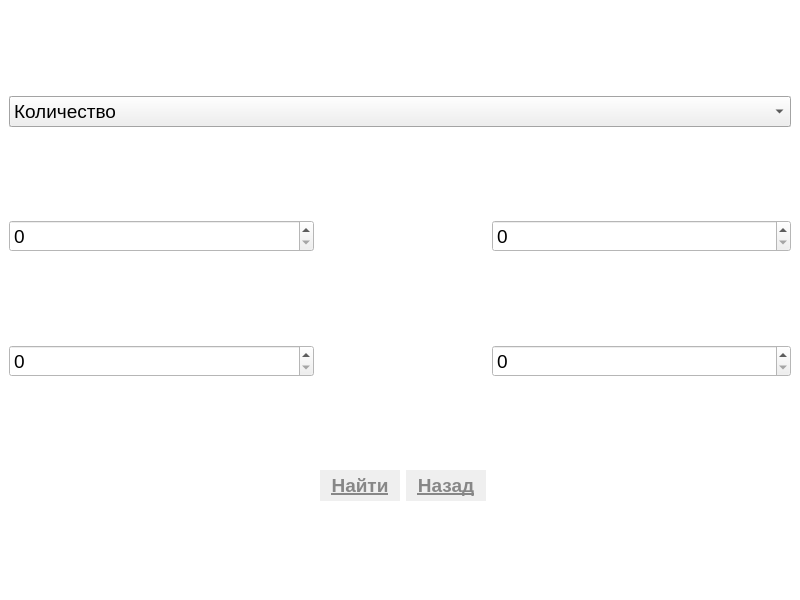
<?xml version="1.0" encoding="UTF-8"?>
<ui version="4.0">
 <class>rangesearch</class>
 <widget class="QMainWindow" name="rangesearch">
  <property name="geometry">
   <rect>
    <x>0</x>
    <y>0</y>
    <width>800</width>
    <height>600</height>
   </rect>
  </property>
  <property name="windowTitle">
   <string>MainWindow</string>
  </property>
  <widget class="QWidget" name="centralwidget">
   <property name="palette">
    <palette>
     <active>
      <colorrole role="Base">
       <brush brushstyle="SolidPattern">
        <color alpha="255">
         <red>255</red>
         <green>255</green>
         <blue>255</blue>
        </color>
       </brush>
      </colorrole>
      <colorrole role="Window">
       <brush brushstyle="SolidPattern">
        <color alpha="255">
         <red>255</red>
         <green>255</green>
         <blue>255</blue>
        </color>
       </brush>
      </colorrole>
     </active>
     <inactive>
      <colorrole role="Base">
       <brush brushstyle="SolidPattern">
        <color alpha="255">
         <red>255</red>
         <green>255</green>
         <blue>255</blue>
        </color>
       </brush>
      </colorrole>
      <colorrole role="Window">
       <brush brushstyle="SolidPattern">
        <color alpha="255">
         <red>255</red>
         <green>255</green>
         <blue>255</blue>
        </color>
       </brush>
      </colorrole>
     </inactive>
     <disabled>
      <colorrole role="Base">
       <brush brushstyle="SolidPattern">
        <color alpha="255">
         <red>255</red>
         <green>255</green>
         <blue>255</blue>
        </color>
       </brush>
      </colorrole>
      <colorrole role="Window">
       <brush brushstyle="SolidPattern">
        <color alpha="255">
         <red>255</red>
         <green>255</green>
         <blue>255</blue>
        </color>
       </brush>
      </colorrole>
     </disabled>
    </palette>
   </property>
   <property name="autoFillBackground">
    <bool>true</bool>
   </property>
   <layout class="QGridLayout" name="gridLayout">
    <item row="1" column="0" colspan="2">
     <widget class="QSpinBox" name="spinBox">
      <property name="font">
       <font>
        <family>Segoe UI</family>
        <pointsize>14</pointsize>
       </font>
      </property>
      <property name="maximum">
       <number>9999</number>
      </property>
     </widget>
    </item>
    <item row="3" column="2">
     <widget class="QPushButton" name="find">
      <property name="palette">
       <palette>
        <active>
         <colorrole role="ButtonText">
          <brush brushstyle="SolidPattern">
           <color alpha="255">
            <red>135</red>
            <green>135</green>
            <blue>135</blue>
           </color>
          </brush>
         </colorrole>
        </active>
        <inactive>
         <colorrole role="ButtonText">
          <brush brushstyle="SolidPattern">
           <color alpha="255">
            <red>135</red>
            <green>135</green>
            <blue>135</blue>
           </color>
          </brush>
         </colorrole>
        </inactive>
        <disabled>
         <colorrole role="ButtonText">
          <brush brushstyle="SolidPattern">
           <color alpha="255">
            <red>120</red>
            <green>120</green>
            <blue>120</blue>
           </color>
          </brush>
         </colorrole>
        </disabled>
       </palette>
      </property>
      <property name="font">
       <font>
        <family>Segoe UI</family>
        <pointsize>14</pointsize>
        <weight>75</weight>
        <bold>true</bold>
        <underline>true</underline>
       </font>
      </property>
      <property name="autoFillBackground">
       <bool>true</bool>
      </property>
      <property name="text">
       <string>Найти</string>
      </property>
      <property name="flat">
       <bool>true</bool>
      </property>
     </widget>
    </item>
    <item row="1" column="4">
     <widget class="QSpinBox" name="spinBox_2">
      <property name="font">
       <font>
        <family>Segoe UI</family>
        <pointsize>14</pointsize>
       </font>
      </property>
      <property name="maximum">
       <number>9999</number>
      </property>
     </widget>
    </item>
    <item row="2" column="4">
     <widget class="QSpinBox" name="spinBox_4">
      <property name="font">
       <font>
        <family>Segoe UI</family>
        <pointsize>14</pointsize>
       </font>
      </property>
      <property name="maximum">
       <number>9999</number>
      </property>
     </widget>
    </item>
    <item row="2" column="0" colspan="2">
     <widget class="QSpinBox" name="spinBox_3">
      <property name="font">
       <font>
        <family>Segoe UI</family>
        <pointsize>14</pointsize>
       </font>
      </property>
      <property name="maximum">
       <number>9999</number>
      </property>
     </widget>
    </item>
    <item row="0" column="0" colspan="5">
     <widget class="QComboBox" name="comboBox">
      <property name="palette">
       <palette>
        <active>
         <colorrole role="Base">
          <brush brushstyle="SolidPattern">
           <color alpha="255">
            <red>255</red>
            <green>255</green>
            <blue>255</blue>
           </color>
          </brush>
         </colorrole>
         <colorrole role="Window">
          <brush brushstyle="SolidPattern">
           <color alpha="255">
            <red>228</red>
            <green>228</green>
            <blue>228</blue>
           </color>
          </brush>
         </colorrole>
        </active>
        <inactive>
         <colorrole role="Base">
          <brush brushstyle="SolidPattern">
           <color alpha="255">
            <red>255</red>
            <green>255</green>
            <blue>255</blue>
           </color>
          </brush>
         </colorrole>
         <colorrole role="Window">
          <brush brushstyle="SolidPattern">
           <color alpha="255">
            <red>228</red>
            <green>228</green>
            <blue>228</blue>
           </color>
          </brush>
         </colorrole>
        </inactive>
        <disabled>
         <colorrole role="Base">
          <brush brushstyle="SolidPattern">
           <color alpha="255">
            <red>228</red>
            <green>228</green>
            <blue>228</blue>
           </color>
          </brush>
         </colorrole>
         <colorrole role="Window">
          <brush brushstyle="SolidPattern">
           <color alpha="255">
            <red>228</red>
            <green>228</green>
            <blue>228</blue>
           </color>
          </brush>
         </colorrole>
        </disabled>
       </palette>
      </property>
      <property name="font">
       <font>
        <family>Segoe UI</family>
        <pointsize>14</pointsize>
       </font>
      </property>
      <property name="autoFillBackground">
       <bool>true</bool>
      </property>
      <property name="frame">
       <bool>true</bool>
      </property>
      <item>
       <property name="text">
        <string>Количество</string>
       </property>
      </item>
      <item>
       <property name="text">
        <string>Дата покупки</string>
       </property>
      </item>
      <item>
       <property name="text">
        <string>Метраж</string>
       </property>
      </item>
     </widget>
    </item>
    <item row="3" column="1">
     <spacer name="horizontalSpacer_2">
      <property name="orientation">
       <enum>Qt::Horizontal</enum>
      </property>
      <property name="sizeHint" stdset="0">
       <size>
        <width>40</width>
        <height>20</height>
       </size>
      </property>
     </spacer>
    </item>
    <item row="3" column="4">
     <spacer name="horizontalSpacer">
      <property name="orientation">
       <enum>Qt::Horizontal</enum>
      </property>
      <property name="sizeHint" stdset="0">
       <size>
        <width>40</width>
        <height>20</height>
       </size>
      </property>
     </spacer>
    </item>
    <item row="3" column="3">
     <widget class="QPushButton" name="back">
      <property name="palette">
       <palette>
        <active>
         <colorrole role="ButtonText">
          <brush brushstyle="SolidPattern">
           <color alpha="255">
            <red>135</red>
            <green>135</green>
            <blue>135</blue>
           </color>
          </brush>
         </colorrole>
        </active>
        <inactive>
         <colorrole role="ButtonText">
          <brush brushstyle="SolidPattern">
           <color alpha="255">
            <red>135</red>
            <green>135</green>
            <blue>135</blue>
           </color>
          </brush>
         </colorrole>
        </inactive>
        <disabled>
         <colorrole role="ButtonText">
          <brush brushstyle="SolidPattern">
           <color alpha="255">
            <red>120</red>
            <green>120</green>
            <blue>120</blue>
           </color>
          </brush>
         </colorrole>
        </disabled>
       </palette>
      </property>
      <property name="font">
       <font>
        <family>Segoe UI</family>
        <pointsize>14</pointsize>
        <weight>75</weight>
        <bold>true</bold>
        <underline>true</underline>
       </font>
      </property>
      <property name="autoFillBackground">
       <bool>true</bool>
      </property>
      <property name="text">
       <string>Назад</string>
      </property>
      <property name="flat">
       <bool>true</bool>
      </property>
     </widget>
    </item>
   </layout>
  </widget>
 </widget>
 <resources/>
 <connections/>
</ui>
